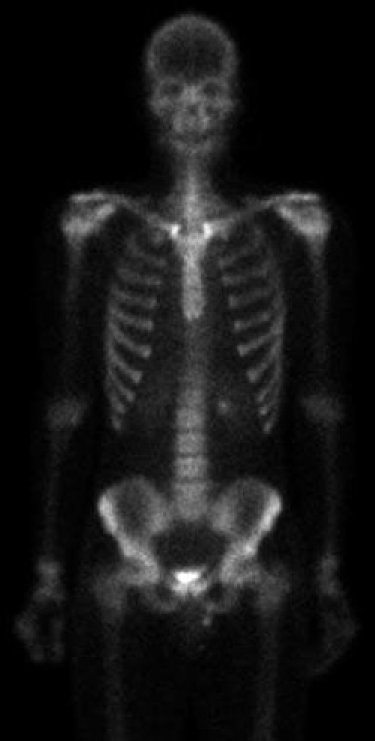
#> input picture Images/Skeleton.tif, 750 x 1482 px, found by its file name (shown at 1/2 size)
$ python '1(c)Histogram.py'
#> lines starting #> are read from the running program, lines starting #| are printed output that depends on the picture; after the words box and inside, x2 and y2 are one past the last pixel; in counts of white or black regions, pixels touching at a corner belong together
import cv2
import numpy as np
import matplotlib.pyplot as plt

image = cv2.imread('Images\Skeleton.tif',0)
#> image is the input picture: shape (1482, 750); min 0, max 255, mean 22.5
#image = cv2.resize(image,(512,512))

histogram = [0]*256
threshold_hist = [0]*256
threshold_val = 27
segmented_img = image.copy()

m,n = image.shape
#> m = 1482; n = 750
for i in range(m):
    for j in range(n):
        pixel = image[i,j]
        histogram[pixel]+=1

        if pixel>=threshold_val:
            segmented_img[i][j] = 255
            threshold_hist[255]+=1
        else:
            threshold_hist[0]+=1
            segmented_img[i][j] = 0
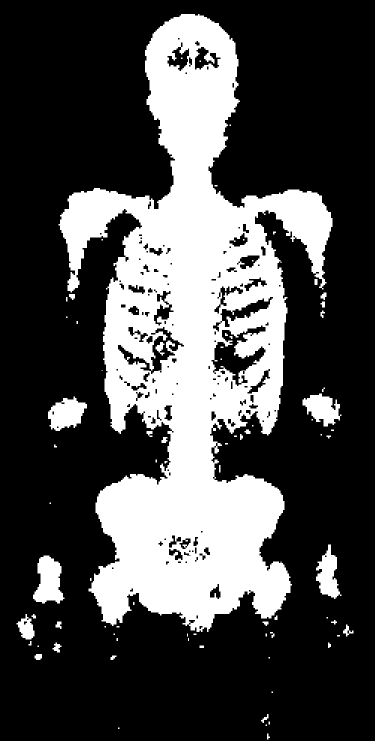
#> segmented_img: shape (1482, 750) (shown at 1/2 size); 29% white; 79 white regions (39 under 20 px), largest, box (x1, y1, x2, y2) and area: (117, 28, 665, 1264) 304607, (66, 1111, 129, 1207) 4023, (96, 793, 174, 862) 3429
#> after the loop, histogram = 256 values, max 342388 at index 0, min 0 at index 214, mean 4341.8; threshold_hist = 256 values, max 789304 at index 0, min 0 at index 1, mean 4341.8

plt.figure(figsize=(12,8))

plt.subplot(2,2,1)
plt.imshow(image,'gray')
plt.title('Original image')

plt.subplot(2,2,2)
plt.bar(range(256),histogram,width=1,color='gray')
plt.title('Original image')

plt.subplot(2,2,3)
plt.imshow(segmented_img,'gray')
plt.title('After segmentation')


plt.subplot(2,2,4)
plt.bar(range(256),threshold_hist,width=1,color='gray')
plt.title('Original image')

plt.show()
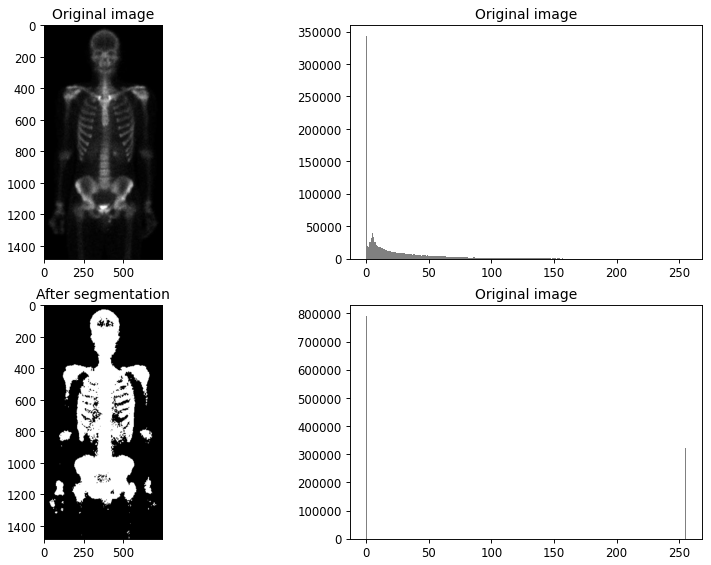
#> figure drawn by matplotlib, 4 panels; panel 2: tallest bar 342388 high, from x = -0.5 to 0.5; panel 4: tallest bar 789304 high, from x = -0.5 to 0.5
